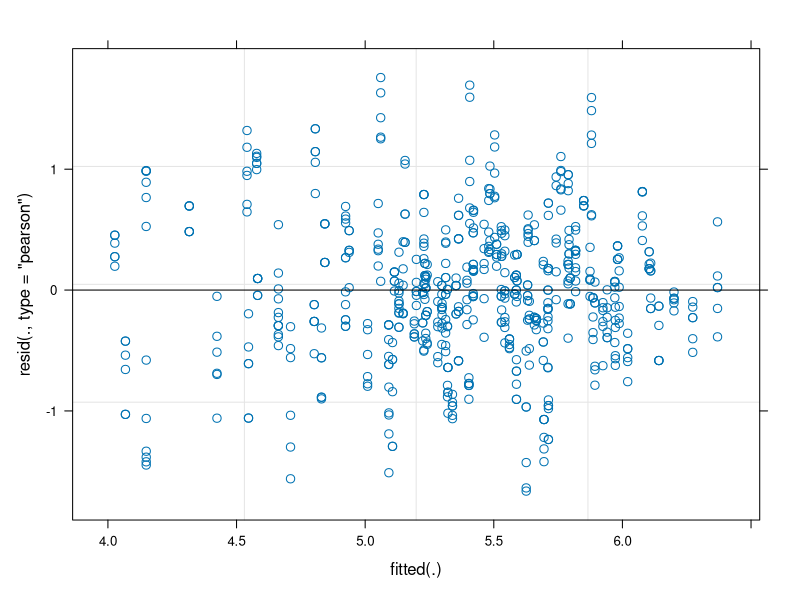
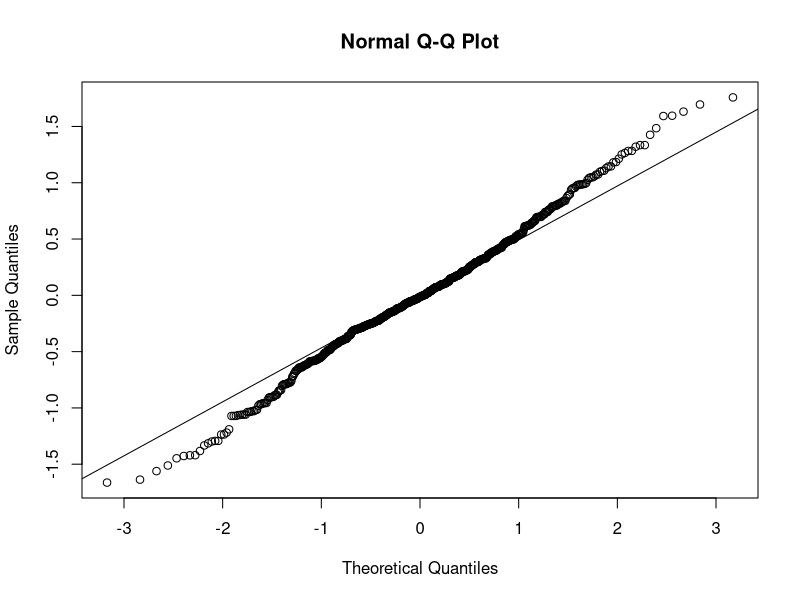

Write the R code that produced these figures, in order. (Note: this script raises an error after producing the figures.)
## ---- chunk 1
library(tidyverse)
library(pracma)
library(lme4)
library(lmerTest)
library(car)
library(readxl)

# Importar os dados
dados <- read_excel("Trabalho final Emerson.xlsx", sheet = "Planilha1")

# Calcular AACPD por unidade experimental
aacpd_result <- dados %>%
  group_by(Tratamento, Planta, Trifolio, Foliolo, Avaliador) %>%
  summarise(
    AACPD = trapz(Dia, Severidade),
    .groups = "drop"
  ) %>%
  mutate(
    AACPD_log = log1p(AACPD)  # transformação log(1 + x)
  )

# Modelo com AACPD transformado
modelo_log <- lmer(
  AACPD_log ~ Tratamento + (1 | Planta/Trifolio/Foliolo/Avaliador),
  data = aacpd_result
)

# Verificar resultados
summary(modelo_log)
anova(modelo_log)

# Diagnóstico dos resíduos transformados
plot(modelo_log)
qqnorm(resid(modelo_log)); qqline(resid(modelo_log))
shapiro.test(resid(modelo_log))
leveneTest(AACPD_log ~ Tratamento, data = aacpd_result)
## ---- chunk 2
# Pacotes necessários
library(tidyverse)
library(pracma)
library(lme4)
library(lmerTest)
library(MASS)
library(car)

# 1. Calcular AACPD por unidade experimental
aacpd_result <- dados %>%
  group_by(Tratamento, Planta, Trifolio, Foliolo, Avaliador) %>%
  summarise(
    AACPD = trapz(Dia, Severidade),
    .groups = "drop"
  )

# 2. Estimar lambda ideal com Box-Cox (usando modelo linear simples)
modelo_lm <- lm(AACPD ~ Tratamento, data = aacpd_result)

boxcox_result <- boxcox(modelo_lm, lambda = seq(-2, 2, 0.1))

# 3. Obter lambda ótimo
lambda_otimo <- boxcox_result$x[which.max(boxcox_result$y)]
print(paste("Melhor lambda =", round(lambda_otimo, 2)))

# 4. Aplicar a transformação Box-Cox manualmente
aacpd_result <- aacpd_result %>%
  mutate(
    AACPD_boxcox = if (abs(lambda_otimo) < 1e-4) log(AACPD) else (AACPD^lambda_otimo - 1) / lambda_otimo
  )

# 5. Ajustar modelo misto com a variável transformada
modelo_boxcox <- lmer(
  AACPD_boxcox ~ Tratamento + (1 | Planta/Trifolio/Foliolo/Avaliador),
  data = aacpd_result
)

# 6. Análise dos resultados
summary(modelo_boxcox)
anova(modelo_boxcox)

# 7. Diagnóstico dos resíduos
plot(modelo_boxcox)
qqnorm(resid(modelo_boxcox)); qqline(resid(modelo_boxcox))
shapiro.test(resid(modelo_boxcox))
leveneTest(AACPD_boxcox ~ Tratamento, data = aacpd_result)

## ---- chunk 3
# Carregar pacotes necessários
library(tidyverse)
library(pracma)
library(lme4)
library(lmerTest)
library(car)

# 1. Calcular AACPD por unidade experimental
aacpd_result <- dados %>%
  group_by(Tratamento, Planta, Trifolio, Foliolo, Avaliador) %>%
  summarise(
    AACPD = trapz(Dia, Severidade),
    .groups = "drop"
  ) %>%
  mutate(
    AACPD_sqrt = sqrt(AACPD)  # Aplicando raiz quadrada
  )

# 2. Ajustar modelo misto com variável transformada
modelo_sqrt <- lmer(
  AACPD_sqrt ~ Tratamento + (1 | Planta/Trifolio/Foliolo/Avaliador),
  data = aacpd_result
)

# 3. Análise dos resultados
summary(modelo_sqrt)
anova(modelo_sqrt)

# 4. Diagnóstico dos resíduos
plot(modelo_sqrt)  # Resíduos vs valores ajustados
qqnorm(resid(modelo_sqrt)); qqline(resid(modelo_sqrt))  # QQ-plot
shapiro.test(resid(modelo_sqrt))  # Teste de normalidade dos resíduos

# 5. Teste de homogeneidade de variância
leveneTest(AACPD_sqrt ~ Tratamento, data = aacpd_result)
